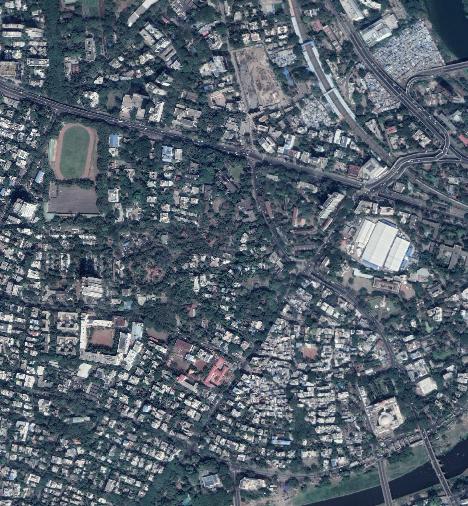
#> input picture RGB_clip.png, 468 x 506 px
$ python blurred_multiLgen.py RGB_clip.png
#> lines starting #> are read from the running program, lines starting #| are printed output that depends on the picture
import numpy as np
import cv2 as cv
import sys

masks = []
seeds = []

name = sys.argv[1]
class App():


    def update(self, dummy=None):

        if self.seed_pt is None:
            cv.namedWindow('hsv_filter', cv.WINDOW_NORMAL)

            cv.imshow('hsv_filter', self.orig)
            return

        hsv = self.img.copy()
        rgb = self.orig.copy()
        #self.mask[:] = 0

        l_h = cv.getTrackbarPos("L - H", "hsv_filter")
        l_s = cv.getTrackbarPos("L - S", "hsv_filter")
        l_v = cv.getTrackbarPos("L - V", "hsv_filter")
        u_h = cv.getTrackbarPos("U - H", "hsv_filter")
        u_s = cv.getTrackbarPos("U - S", "hsv_filter")
        u_v = cv.getTrackbarPos("U - V", "hsv_filter")

        if self.seed_pt[0]<hsv.shape[1]:
            h,s,v = hsv[self.seed_pt[::-1]]
            lower_hsv = np.array([abs(h-l_h), abs(s-l_s), abs(v-l_v)])
            self.l_hsv = lower_hsv.copy()
            upper_hsv = np.array([h+u_h, s+u_s, v+u_v])
            self.u_hsv = upper_hsv.copy()
            #try:
            self.mask = cv.inRange(hsv, lower_hsv, upper_hsv)
            result = cv.bitwise_and(rgb, rgb, mask=self.mask)
            cv.circle(result, self.seed_pt, 5, (0, 0, 255), -1)
            cv.circle(self.orig, self.seed_pt, 5, (0, 0, 255), -1)
            final = cv.hconcat([self.img,result])
            cv.imshow('hsv_filter', final)


    def onmouse(self, event, x, y, flags, param):
        if flags & cv.EVENT_FLAG_LBUTTON:
            self.seed_pt = x, y

            self.update()


    def run(self):

        self.orig = cv.imread(name)[:4000,:4000]
#> self.orig is the input picture: shape (506, 468, 3); mean B, G, R 109.8, 98.2, 87.1
        self.orig = cv.GaussianBlur(self.orig, (25,25), 80)
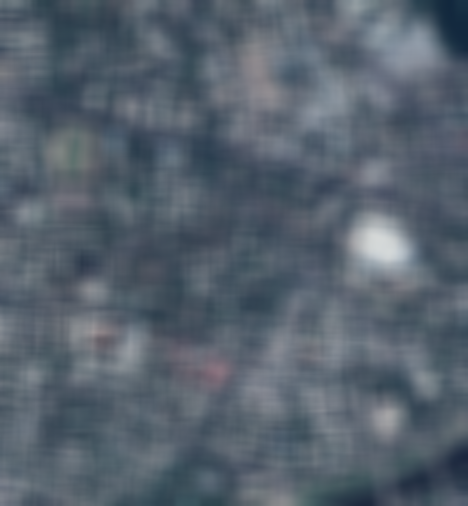
#> self.orig: shape (506, 468, 3); mean B, G, R 109.8, 98.2, 87.1
        self.img = cv.cvtColor(self.orig, cv.COLOR_BGR2HSV)
#> self.img: shape (506, 468, 3); mean H, S, V 105.8, 55.8, 109.8
        if self.img is None:
            print('Failed to load image file:')
            sys.exit(1)

        h, w = self.img.shape[:2]
#> h = 506; w = 468
        self.mask = np.zeros((h+2, w+2), np.uint8)
        self.seed_pt = None
        self.update()
        cv.setMouseCallback('hsv_filter', self.onmouse)
        cv.createTrackbar("L - H", "hsv_filter", 30, 100, self.update)
        cv.createTrackbar("L - S", "hsv_filter", 30, 100, self.update)
        cv.createTrackbar("L - V", "hsv_filter", 30, 100, self.update)
        cv.createTrackbar("U - H", "hsv_filter", 30, 100, self.update)
        cv.createTrackbar("U - S", "hsv_filter", 30, 100, self.update)
        cv.createTrackbar("U - V", "hsv_filter", 30, 100, self.update)
        while True:
            ch = cv.waitKey()
#> (key Esc is pressed here)
            if ch == 27:
                break
            elif ch == ord('s'):
                masks.append(self.mask)
                seeds.append((self.l_hsv, self.u_hsv))
                self.update()

        print("Done")

App().run()
cv.destroyAllWindows()


hsv = cv.imread(name)
hsv = cv.cvtColor(hsv, cv.COLOR_BGR2HSV)
#> hsv: shape (506, 468, 3); mean H, S, V 104.5, 70.1, 110.4
frame = np.zeros(hsv.shape[:2])
for num, pt in enumerate(seeds):
    mask = cv.inRange(hsv, pt[0], pt[1])
    frame[mask==255] = num+1
#> frame: shape (506, 468) float64; every value is 0
cv.imwrite("multi_mask.png", frame)
